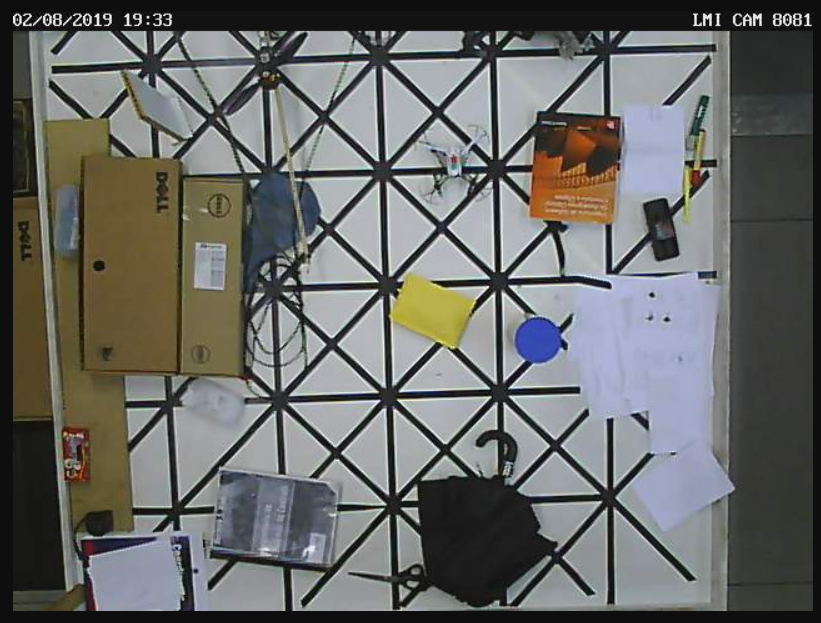
#> input picture pyparrot-master/img1.png, 821 x 623 px, given in place of video.mjpeg, which was not available
$ python cam_angulo.py
#> lines starting #> are read from the running program, lines starting #| are printed output that depends on the picture; after the words box and inside, x2 and y2 are one past the last pixel; in counts of white or black regions, pixels touching at a corner belong together; pictures that were not available may be replaced by others from this repository, and a replacement may not be noted
from __future__ import print_function
from imutils.video import WebcamVideoStream
from imutils.video import FPS
import argparse
import imutils
import numpy as np
import cv2
from time import sleep
import datetime
from threading import Thread
import math

url = "http://192.168.0.81/img/video.mjpeg"
#url = "http://admin:camadmin@192.168.0.82/img/video.mjpeg"

stream = WebcamVideoStream(src=url).start()
im_org = stream.read()
#> im_org is the input picture: shape (623, 821, 3); mean B, G, R 103.4, 105.7, 104.8

while(1):
	#le imagem
	im = stream.read()
	if(im_org.all != im.all):
		im_org = im

		#recorta imagem
		#im = im[100:300,250:450]
		#im = cv2.resize(im,None,fx=3, fy=3, interpolation = cv2.INTER_CUBIC)

		#ajusta imagem
		pts1 = np.float32([[34,16],[596,16],[578,479],[66,479]]) #cam2
		pts1 = np.float32([[34,16],[558,16],[575,479],[23,479]]) #cam1
		pts2 = np.float32([[0,0],[640,0],[640,480],[0,480]])
		M = cv2.getPerspectiveTransform(pts1,pts2)
		im = cv2.warpPerspective(im,M,(640,480))
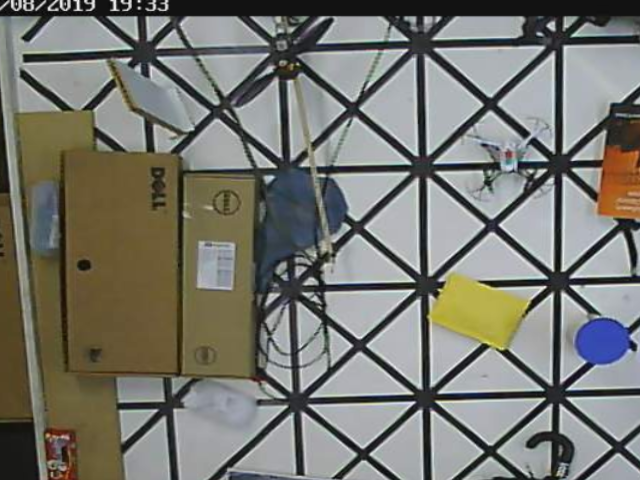
#> im: shape (480, 640, 3); mean B, G, R 112.5, 119.6, 119.6

		#contorno de cor especifica apenas
		hsv = cv2.cvtColor(im, cv2.COLOR_BGR2HSV)
#> hsv: shape (480, 640, 3); mean H, S, V 72, 46.1, 125.8

		lower_blue = np.array([104,120,50])
		upper_blue = np.array([131,250,250])
		mask_blue = cv2.inRange(hsv, lower_blue, upper_blue)
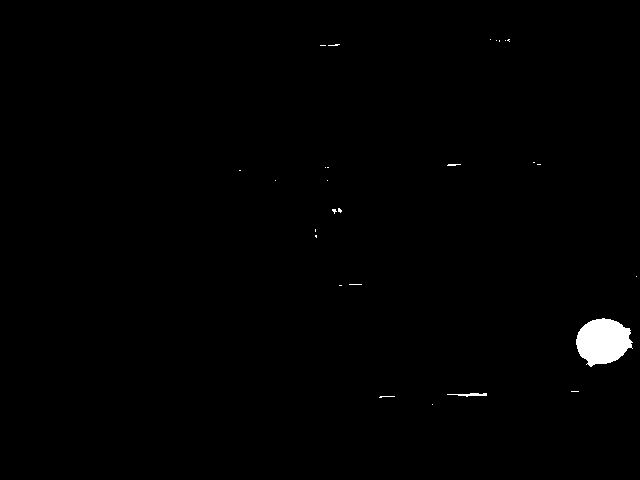
#> mask_blue: shape (480, 640); 0.72% white; 27 white regions (24 under 20 px), largest, box (x1, y1, x2, y2) and area: (576, 318, 633, 367) 1987, (447, 393, 487, 397) 84, (447, 164, 461, 166) 22
		res_blue = cv2.bitwise_and(im,im, mask= mask_blue)

		lower_green = np.array([40,120,30])
		upper_green = np.array([80,240,240])
		mask_green = cv2.inRange(hsv, lower_green, upper_green)
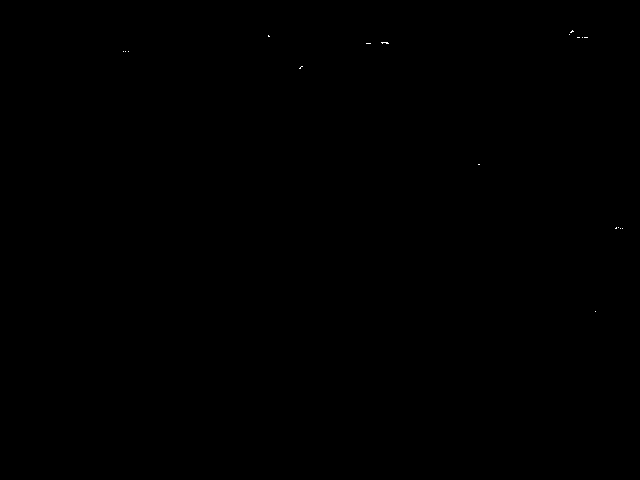
#> mask_green: shape (480, 640); 0.02% white in thin lines or dots, all inside (x1, y1, x2, y2) = (123, 30, 623, 312)
		res_green = cv2.bitwise_and(im,im, mask= mask_green)

		lower_ylw = np.array([23,100,140])
		upper_ylw = np.array([45,240,250])
		mask_ylw = cv2.inRange(hsv, lower_ylw, upper_ylw)
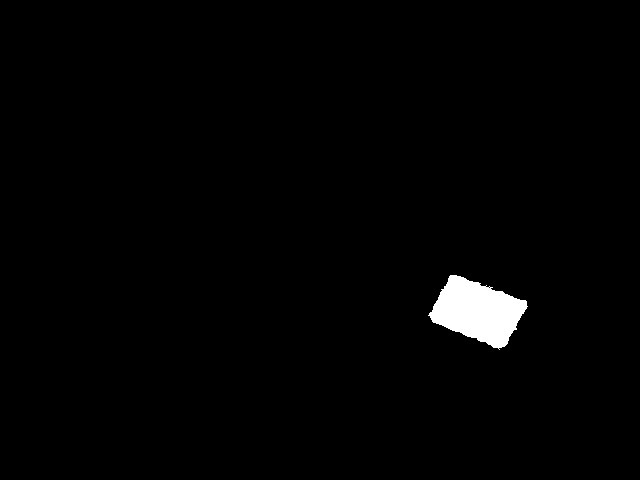
#> mask_ylw: shape (480, 640); 1.4% white; 1 white region, box (x1, y1, x2, y2) and area: (428, 275, 528, 350) 4375
		res_ylw = cv2.bitwise_and(im,im, mask= mask_ylw)

		# [4 lines of commented-out code are left out]

		lower_red1 = np.array([0,100,50])
		upper_red1 = np.array([10,255,255])
		lower_red2 = np.array([172,100,50])
		upper_red2 = np.array([179,255,255])
		mask_red1 = cv2.inRange(hsv, lower_red1, upper_red1)
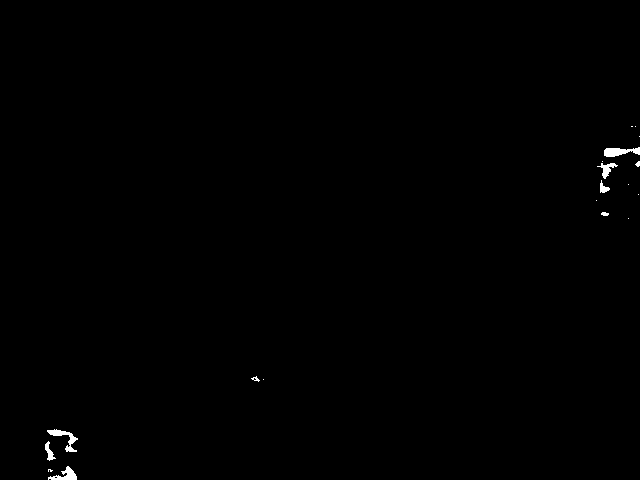
#> mask_red1: shape (480, 640); 0.33% white; 19 white regions (10 under 20 px), largest, box (x1, y1, x2, y2) and area: (604, 147, 640, 157) 228, (47, 429, 78, 452) 219, (48, 466, 77, 480) 188
		mask_red2 = cv2.inRange(hsv, lower_red2, upper_red2)
#> mask_red2: shape (480, 640); 0.02% white in thin lines or dots, all inside (x1, y1, x2, y2) = (49, 152, 511, 454)
		res_red1 = cv2.bitwise_and(im,im, mask= mask_red1)
		res_red2 = cv2.bitwise_and(im,im, mask= mask_red2)

		res = res_ylw
		res2 = res_blue

		#gray scale
		#imgray = cv2.cvtColor(im, cv2.COLOR_BGR2GRAY)
		imgray = cv2.cvtColor(res, cv2.COLOR_BGR2GRAY)
		imgray2 = cv2.cvtColor(res2, cv2.COLOR_BGR2GRAY)

		#aplica threshold
		ret, thresh = cv2.threshold(imgray, 40, 255, 0)
		ret2, thresh2 = cv2.threshold(imgray2, 40, 255, 0)
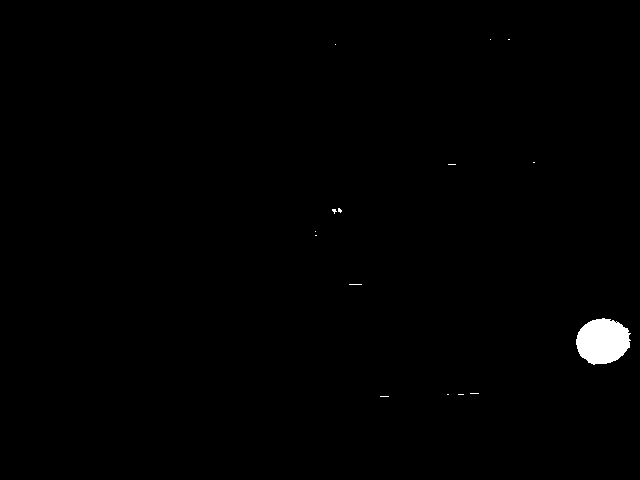
#> thresh2: shape (480, 640); 0.66% white; 15 white regions (14 under 20 px)

		#traca contornos
		contours, hierarchy = cv2.findContours(thresh, 1, 2)
#> contours = 2 contours, 1 with area under 20; largest, box (x1, y1, x2, y2) and area: (428, 275, 528, 350) 4246
		contours2, hierarchy2 = cv2.findContours(thresh2, 1, 2)
#> contours2 = 16 contours, 15 with area under 20; largest, box (x1, y1, x2, y2) and area: (576, 318, 631, 365) 1866

		#desenha contornos em cima da imagem original
		#cv2.drawContours(im, contours2, -1, (0,255,0), 2)

		size_max = 0
		size_max2 = 0
		i_max = 0
		i_max2 = 0
		i = 0
		i2 = 0
		cx = 10
		cy = 10
		cx2 = 10
		cy2 = 10

		if(len(contours)>0):
			for i in range(len(contours)):
				cnt = contours[i]
				size = cv2.contourArea(cnt)
				if size > size_max:
					size_max = size
					i_max = i
#> this loop made 2 passes
#> (cnt, size, size_max, i_max) on pass 1: ([[488, 287], [489, 286], [490, 287], [489, 288]], 2, 2, 0)
#> (size, size_max, i_max) on pass 2: (4246, 4246, 1)
#> after the loop, i_max = 1; size_max = 4246

			cnt=contours[i_max]
#> cnt = contour of 163 points, box (x1, y1, x2, y2) (428, 275, 528, 350), area 4246
			M = cv2.moments(cnt)
#> M = moments, m00 4246, centre m10/m00, m01/m00 = (477.4, 311)
			if(M['m00']!=0):
				cx = int(M['m10']/M['m00']) #centroide
#> cx = 477
				cy = int(M['m01']/M['m00'])
#> cy = 310
				cv2.circle(im,(cx,cy),2,(0,0,255),2)
#> im: shape (480, 640, 3); 0.01% of pixels changed, all inside (x1, y1, x2, y2) = (474, 307, 481, 314)
			cv2.drawContours(im, cnt, -1, (0,255,0), 2)

		if(len(contours2)>0):
			for i2 in range(len(contours2)):
				cnt2 = contours2[i2]
				size2 = cv2.contourArea(cnt2)
				if size2 > size_max2:
					size_max2 = size2
					i_max2 = i2
#> this loop made 16 passes
#> (cnt2, size2, size_max2, i_max2) on pass 5: ([[615, 322], [616, 321], [617, 322], [616, 323]], 2, 2, 4)
#> (size2, size_max2, i_max2) on pass 6: (1866, 1866, 5)
#> after the loop, i_max2 = 5; size_max2 = 1866

			cnt2=contours2[i_max2]
#> cnt2 = contour of 88 points, box (x1, y1, x2, y2) (576, 318, 631, 365), area 1866
			M2 = cv2.moments(cnt2)
#> M2 = moments, m00 1866, centre m10/m00, m01/m00 = (602.3, 340.9)
			if(M2['m00']!=0):
				cx2 = int(M2['m10']/M2['m00']) #centroide
#> cx2 = 602
				cy2 = int(M2['m01']/M2['m00'])
#> cy2 = 340
				cv2.circle(im,(cx2,cy2),2,(0,0,255),2)
#> im: shape (480, 640, 3); mean B, G, R 112.3, 119.8, 119.3
			cv2.drawContours(im, cnt2, -1, (0,255,0), 2)

		#linha
		cv2.line(im,(cx,cy),(cx2,cy2),(0,255,0),2)
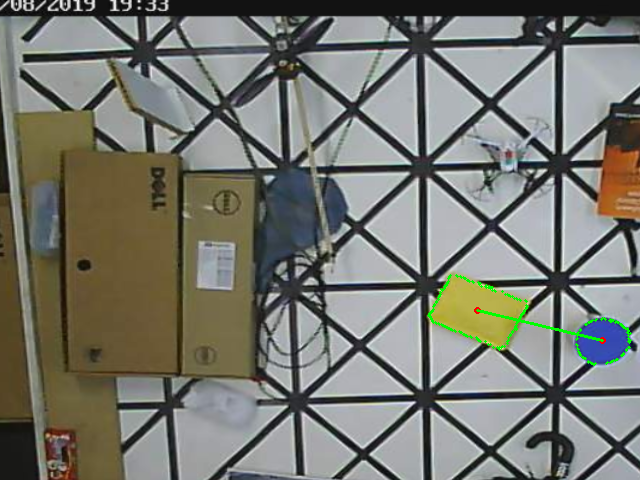
#> im: shape (480, 640, 3); mean B, G, R 112, 120.1, 119.1
		ang = math.atan2((cy-cy2),(cx-cx2))
#> ang = -2.91
		ang = ang*180/3.14159
#> ang = -166.5
		print("angulo: %.1f" % ang)
#| angulo: -166.5

		#mostrar imagem
		cv2.imshow("res",res)
		cv2.imshow("res2",res2)
		cv2.imshow("imagem original",im)
		#cv2.imshow('partes coloridas',res)
		if(cv2.waitKey(10)!=-1):
#> (key Esc is pressed here)
			break
